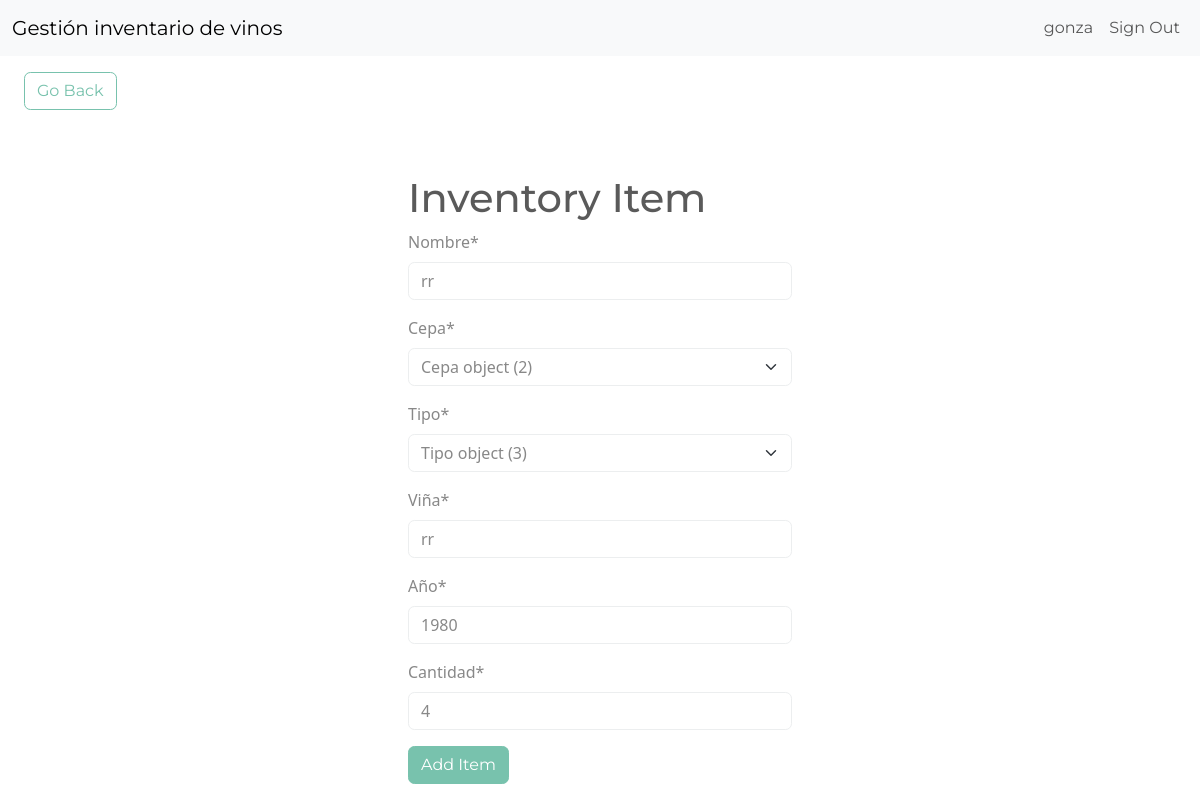
Screenshot of /edit-item/3 (signed in) with the database file from the repository.
### inventario_vinos/models.py (models this page shows)
class InventoryItem(models.Model):
	Nombre = models.CharField(max_length=200)
	Cepa = models.ForeignKey('Cepa', on_delete=models.SET_NULL, blank=True, null=True)
	Tipo = models.ForeignKey('Tipo', on_delete=models.SET_NULL, blank=True, null=True)
	Viña = models.CharField(max_length=200)
	Año = models.IntegerField()
	Cantidad = models.IntegerField()
	date_created = models.DateTimeField(auto_now_add=True)
	user = models.ForeignKey(User, on_delete=models.CASCADE)

### inventario_vinos/views.py (the view)
# urls.py: path('edit-item/<int:pk>', EditItem.as_view(), name='edit-item'),
class EditItem(LoginRequiredMixin, UpdateView):
	model = InventoryItem
	form_class = InventoryItemForm
	template_name = 'inventario_vinos/item_form.html'
	success_url = reverse_lazy('dashboard')

### inventario_vinos/forms.py
class InventoryItemForm(forms.ModelForm):
	Cepa = forms.ModelChoiceField(queryset=Cepa.objects.all(), initial=0)
	Tipo = forms.ModelChoiceField(queryset=Tipo.objects.all(), initial=0)
	class Meta:
		model = InventoryItem
		fields = ['Nombre', 'Cepa', 'Tipo', 'Viña', 'Año', 'Cantidad']

### inventario_vinos/templates/inventario_vinos/item_form.html (shortened to what this page needs)
{% extends 'inventario_vinos/base.html' %}
{% load crispy_forms_tags %}
{% block content %}
	<a href="{% url 'dashboard' %}" class="btn btn-outline-primary my-3 mx-4">Go Back</a>
	<div class="row">
		<div class="col-11 col-md-4 mx-auto mt-5">
			<h1>Inventory Item</h1>
			<form method="POST">
				{{ form|crispy }}
				<div class="mt-3">
					<button class="btn btn-primary">Add Item</button>
				</div>
			</form>
		</div>
	</div>
{% endblock content %}

### inventario_vinos/templates/inventario_vinos/navigation.html (shortened to what this page needs)
<nav class="navbar navbar-expand-lg bg-light">
	<div class="container-fluid">
		<a class="navbar-brand" href="{% url 'index' %}">Gestión inventario de vinos</a>
		<div class="collapse navbar-collapse justify-content-end" id="navbarNav">
			<ul class="navbar-nav">
				{% if user.is_authenticated %}
					<li class="nav-item">
						<a class="nav-link" href="#">{{ user.username }}</a>
					</li>
					<li class="nav-item">
						<a class="nav-link" href="{% url 'logout' %}">Sign Out</a>
					</li>
				{% endif %}
			</ul>
		</div>
	</div>
</nav>

### rows the page displays
InventoryItem: Nombre "rr", Cepa "Cepa object (2)", Tipo "Tipo object (3)", Viña "rr", Año "1980", Cantidad "4"

### other values shown
{{ user.username }} "gonza"
